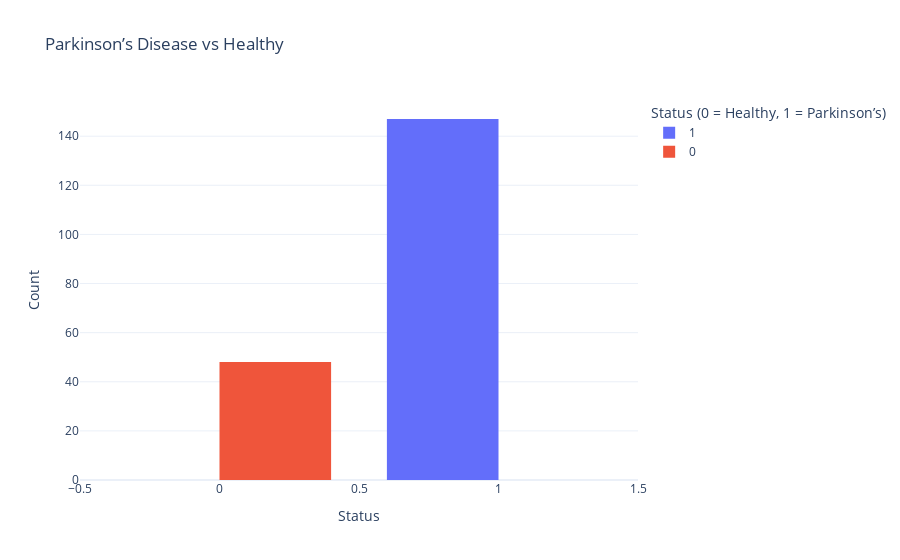

The code cell stored with this chart in its notebook:
### Code cell
# 📊 Step 7: Univariate Analysis – Target Class Distribution


# ✅ Make sure 'status' exists in the dataframe and is integer (0 or 1)
print(df_scaled['status'].value_counts())  # Debug check

# ✅ Plot the count of Parkinson’s vs Healthy
fig = px.histogram(
    df_scaled, 
    x='status', 
    color='status', 
    title="Parkinson’s Disease vs Healthy",
    labels={'status': 'Status (0 = Healthy, 1 = Parkinson’s)'},
    barmode='group',
    template='plotly_white'
)
fig.update_layout(xaxis_title="Status", yaxis_title="Count")
fig.show()

### Figure 1 — Plotly figure (JSON) as saved in the notebook; plotly's stock layout.template omitted (floating-point values rounded to 4 significant figures; data arrays with more than 128 entries replaced by an {"elided": "..."} marker saying what was removed)
{"data": [{"alignmentgroup": "True", "bingroup": "x", "hovertemplate": "Status (0 = Healthy, 1 = Parkinson’s)=%{x}<br>count=%{y}<extra></extra>", "legendgroup": "1", "marker": {"color": "#636efa", "pattern": {"shape": ""}}, "name": "1", "offsetgroup": "1", "orientation": "v", "showlegend": true, "type": "histogram", "x": {"elided": "147 int values"}, "xaxis": "x", "yaxis": "y"}, {"alignmentgroup": "True", "bingroup": "x", "hovertemplate": "Status (0 = Healthy, 1 = Parkinson’s)=%{x}<br>count=%{y}<extra></extra>", "legendgroup": "0", "marker": {"color": "#EF553B", "pattern": {"shape": ""}}, "name": "0", "offsetgroup": "0", "orientation": "v", "showlegend": true, "type": "histogram", "x": [0, 0, 0, 0, 0, 0, 0, 0, 0, 0, 0, 0, 0, 0, 0, 0, 0, 0, 0, 0, 0, 0, 0, 0, 0, 0, 0, 0, 0, 0, 0, 0, 0, 0, 0, 0, 0, 0, 0, 0, 0, 0, 0, 0, 0, 0, 0, 0], "xaxis": "x", "yaxis": "y"}], "layout": {"barmode": "group", "legend": {"title": {"text": "Status (0 = Healthy, 1 = Parkinson’s)"}, "tracegroupgap": 0}, "title": {"text": "Parkinson’s Disease vs Healthy"}, "xaxis": {"anchor": "y", "categoryarray": [1, 0], "categoryorder": "array", "domain": [0, 1], "title": {"text": "Status"}}, "yaxis": {"anchor": "x", "domain": [0, 1], "title": {"text": "Count"}}}}
